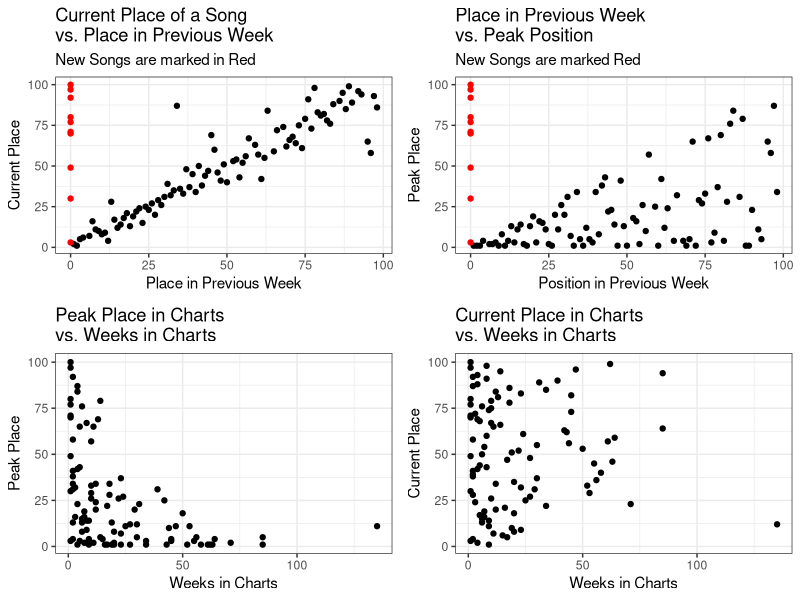
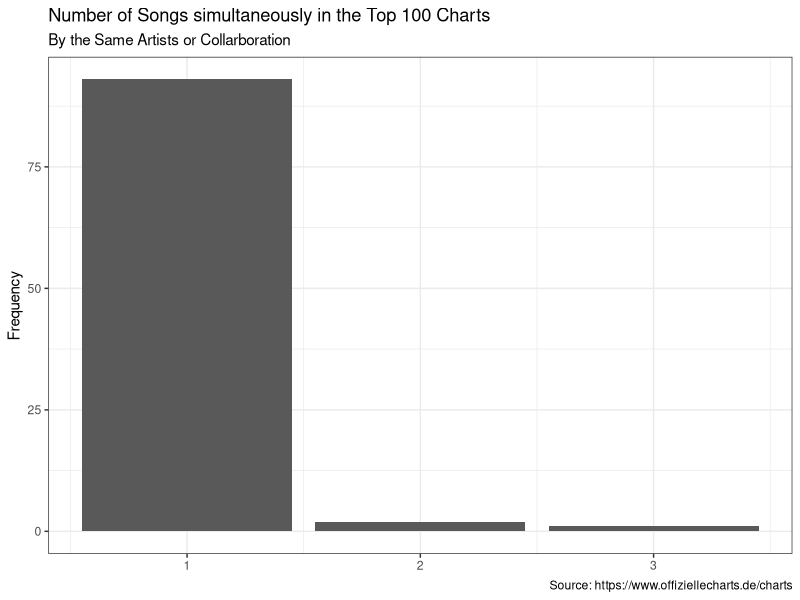
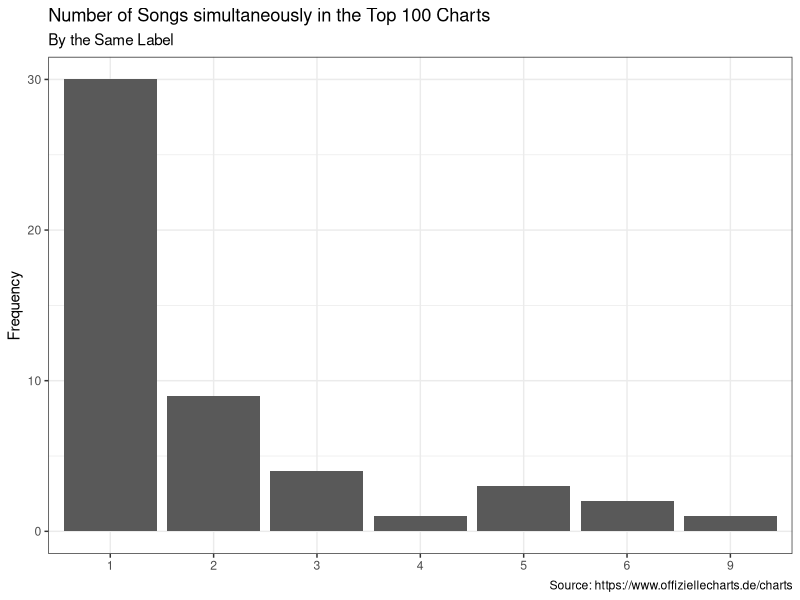

R code for these plots, in order:
## ---- chunk 1
library(ggplot2)
library(gridExtra)
library(readr)
library(dplyr)
chart_scrap <- read_csv('2022-09-14_charts_report.csv')
## ---- chunk 2
#Reporting Figures and Tables
#Scatter Plots
current_v_last <- ggplot(data = chart_scrap,
                                     aes(y = current, x=last_week,
                                     col=ifelse(is.na(last_week), yes = 'NA' , no = 'NonNA')))+
                                      geom_point(aes(y = current, x=last_week_fill),show.legend = F)+
                                      scale_color_manual(values = c('#FF0000','#000000'))+
                                      labs(title = 'Current Place of a Song \nvs. Place in Previous Week',
                                           subtitle = 'New Songs are marked in Red',
                                           y='Current Place', x='Place in Previous Week')+
                                        theme_bw()
weeks_v_peak <- ggplot(data = chart_scrap,
                                             aes(x=weeks_in_charts, y=peak_in_charts))+
                                              geom_point()+
                                              labs(title = 'Peak Place in Charts \nvs. Weeks in Charts',
                                                   x='Weeks in Charts', y='Peak Place')+
                                              theme_bw()
week_v_current <- ggplot(data = chart_scrap, aes(x=weeks_in_charts, y=current))+
                                      geom_point()+
                                      labs(title = 'Current Place in Charts \nvs. Weeks in Charts',
                                           x='Weeks in Charts', y='Current Place')+
                                      theme_bw()
last_v_peak <- ggplot(data = chart_scrap, aes(x=last_week_fill, y=peak_in_charts,
                                                col=ifelse(is.na(last_week), yes = 'NA' , no = 'NonNA')))+
                                    geom_point(show.legend = F)+
                                    labs(title = 'Place in Previous Week \nvs. Peak Position',
                                         subtitle = 'New Songs are marked Red',
                                         x='Position in Previous Week', y='Peak Place')+
                                    scale_color_manual(values = c('#FF0000','#000000'))+
                                    theme_bw()
grid.arrange(current_v_last,last_v_peak, weeks_v_peak,week_v_current, nrow=2)
## ---- chunk 3
chart_scrap%>%
                      count(artist)%>%
                      ggplot(aes(x=n))+
                      geom_bar()+
                      labs(title = 'Number of Songs simultaneously in the Top 100 Charts',
                           subtitle = 'By the Same Artists or Collarboration',
                           y='Frequency',
                           x=NULL,
                           caption = 'Source: https://www.offiziellecharts.de/charts')+
                      theme_bw()
chart_scrap%>%
                        count(artist,sort = T)%>%
                        filter(n>1)%>%
                        knitr::kable()
chart_scrap%>%
                      count(label)%>%
                      ggplot(aes(x=as.factor(n)))+
                      geom_bar()+
                      geom_bar()+
                      labs(title = 'Number of Songs simultaneously in the Top 100 Charts',
                           subtitle = 'By the Same Label',
                           y='Frequency',
                           x=NULL,
                           caption = 'Source: https://www.offiziellecharts.de/charts')+
                      theme_bw()
chart_scrap%>%
                        count(label, sort = T)%>%
                        filter(n>1)%>%
                        knitr::kable()
## ---- chunk 4
#Songs that are currently peaking
chart_scrap%>%
                        filter(current == peak_in_charts)%>%
                        select(artist, title, current)%>%
                        rename(Position = current)%>%
                        knitr::kable()
